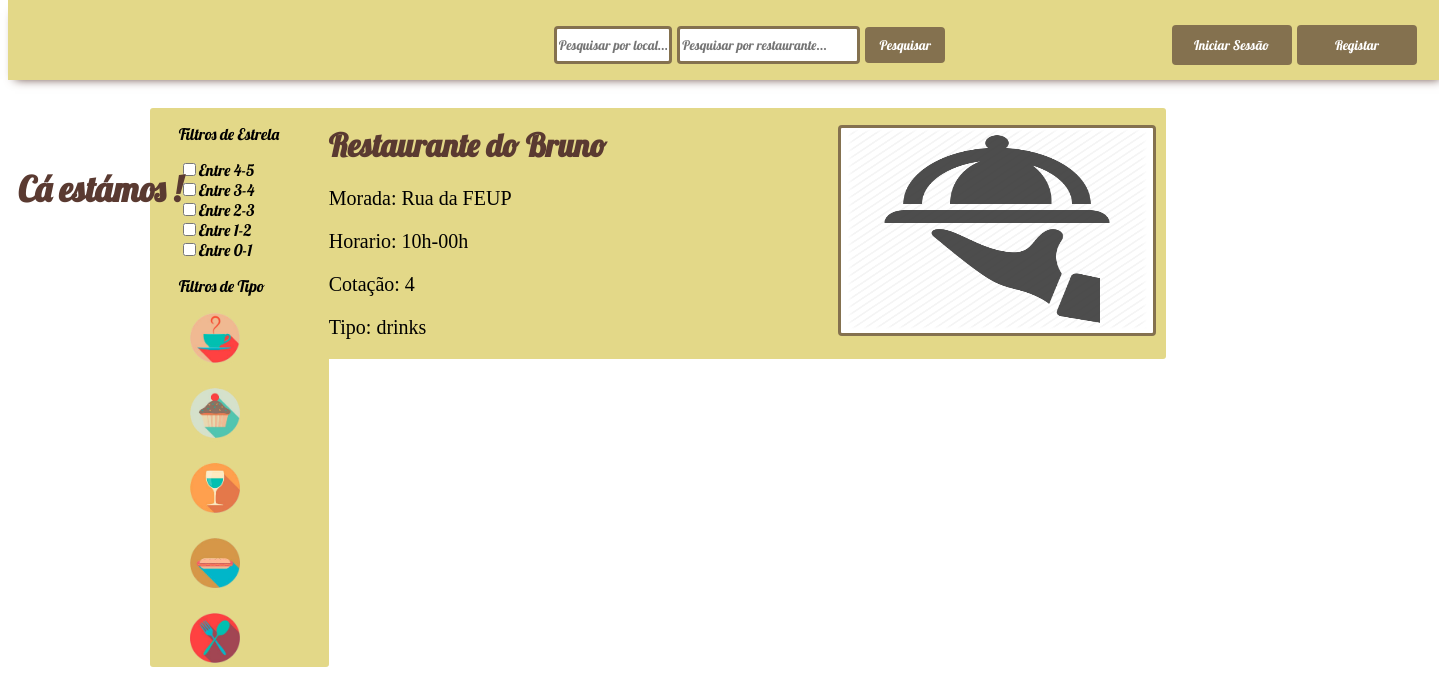
Page /pages/search_page.php on the earlier database version.
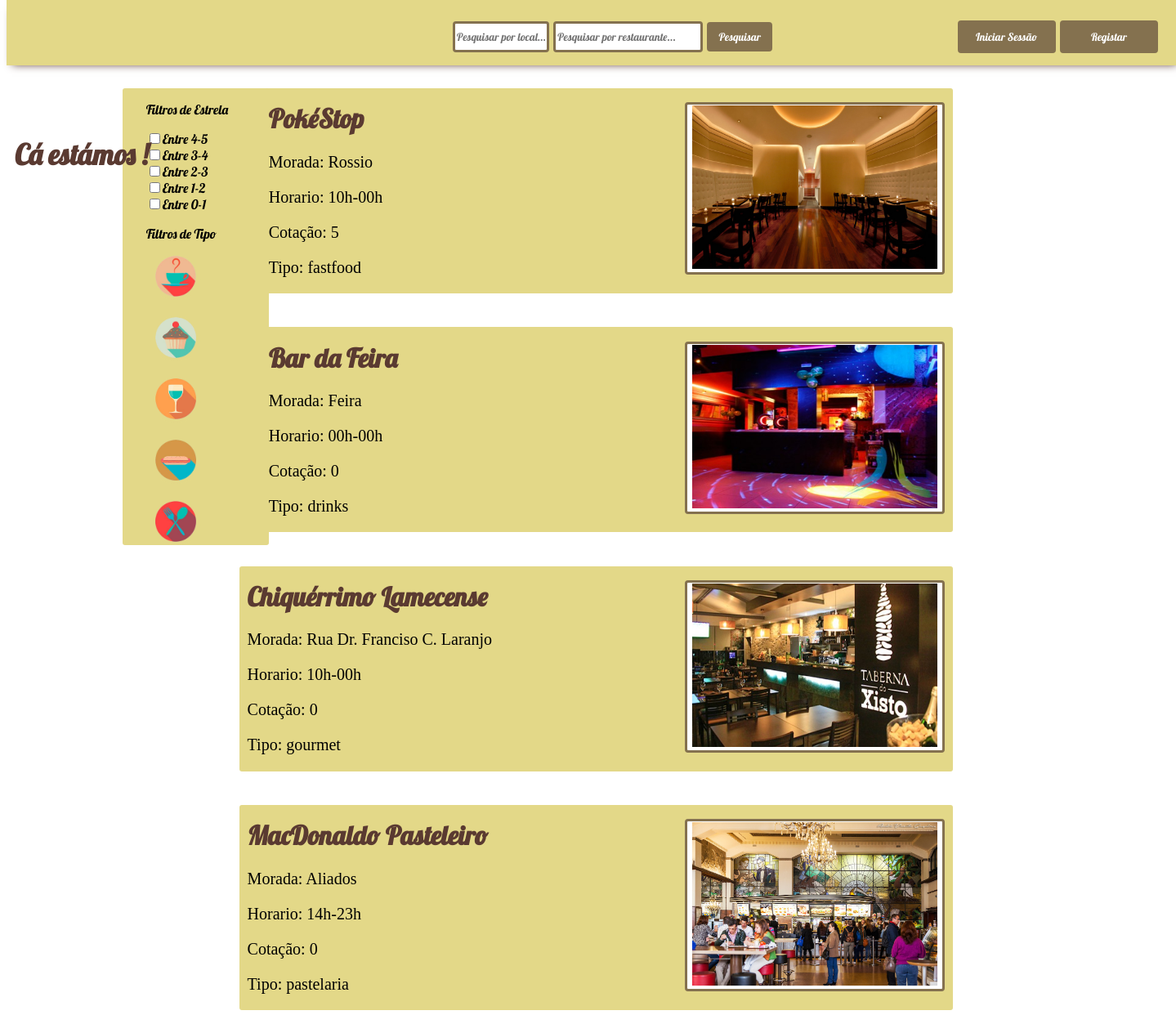
Same page on the later database version.
### tables this page shows
CREATE TABLE Restaurant(
        id INTEGER PRIMARY KEY AUTOINCREMENT,
        name VARCHAR,
        description VARCHAR,
		city VARCHAR,
        address VARCHAR,
        contacts VARCHAR,
        schedule VARCHAR,
        score FLOAT,
        numReviews INTEGER,
        sumScores INTEGER,
        owner_id INTEGER REFERENCES User,
        type VARCHAR
);

CREATE TABLE Picture(
		id INTEGER PRIMARY KEY AUTOINCREMENT,
		name VARCHAR,
		id_restaurant INTEGER REFERENCES Restaurant
);

### database/restaurant.php (called while the page is built, shortened)
<?php
include_once('connection.php');
        function getRestaurants(){
            global $db;
            $rdb=$db->prepare('SELECT * FROM Restaurant');
            $rdb->execute();
            $restaurants=$rdb->fetchAll();
            return $restaurants;
        }
		function getRestaurantPicture($id){
			global $db;
			$rdb = $db->prepare('SELECT * FROM Picture WHERE id_restaurant = :id');
			$rdb->bindParam(':id', $id, PDO::PARAM_INT);
			$rdb->execute();
			$result = $rdb->fetch();
			return $result;
		}
?>

### actions/search_page_funcs.php (the view, shortened to what this page needs)
<?php
	function filterRestaurants($rest_name, $local){
		$restaurant = ($rest_name != null && $rest_name != "" && $rest_name != " ") ? $rest_name : $_GET['restaurant'];
		$home = ($local != null && $local != "" && $local != " ") ? $local : $_GET['local'];
		if($home == null && $restaurant != null) $home = "";
		else if($restaurant == null) return null;
		$restaurants = getRestaurants();
		$return = "No restaurant found :(";
		$restaurant = strtolower($restaurant);
		$restaurants_found = getSimilarRestaurants($restaurant,$home,$restaurants,$return,true);
		return $restaurants_found;
	}
	function getRestaurantFilters($type){
		return "../res/" . $type . ".png";
	}
	function displayImage($rest,$id,$morada,$horario,$score,$type){
		$url = "../pages/restaurant_page.php?id=" . $id;
		echo '<div class="restaurants">';
		echo '<form method="get">';
		echo '<button type="submit" value="'. $id .'" name="id" formaction="'. $url . '">' ;
		$pic = getRestaurantPicture($id);
		if($pic==null)
		{
			$image_path = "../res/defaultRestaurantPhoto.png";
			echo '<img src="' . $image_path . '" alt="restaurant_pics">';
		}
		else {
			$image_path = "../database/images/" . $id . "/";
			echo '<img src="' . $image_path . $pic['name'] . '" alt="restaurant_pics">';
		}
		echo '</button></form>';
				echo '<h1>' . $rest . '</h1>';
		echo '<p> Morada: ' . $morada .  '</p>';
		echo '<p> Horario: ' . $horario . '</p>';
		echo '<p> Cotação: '. $score .  '</p>';
		echo '<p> Tipo: ' . $type . '</p>';
		echo '</div>';
		echo '<br>';
	}
	function displayAllRestaurants($local){
		$rests = getRestaurants();
		foreach($rests as $rest){
			if($local == null || $local == "" || $local == $rest['city'] || strtolower($rest['city']) == $local){
				displayImage($rest['name'],$rest['id'],$rest['address'],$rest['schedule'],$rest['score'],$rest['type']);
			}
		}
	}
?>

### pages/header.php (shortened to what this page needs)
<!DOCTYPE html>
<html>
<head>
    <link rel="stylesheet" href="../css/header.css">
    <link rel="stylesheet" href="../css/footer.css">
</head>
<body>
<header>
    <div id="top-bar">
        <div id="top-bar-elements">
            <h1>
                <a href="../pages/principal_page.php">Cá estámos !</a>
            </h1>
            <div id="search">
                <form action="search_page.php" method="get">
                    <input id="searchLocal" type="text" name="local" placeholder="Pesquisar por local..."/>
                    <input id="searchRestaurant" type="text" name="restaurant" placeholder="Pesquisar por restaurante..."/>
                    <input type="submit" value="Pesquisar">
                </form>
            </div>
            <div id="top-buttons">
                <div id="login">
                    <?php
                    if(isset($_SESSION['name']))
                    {
						include('../actions/profile_pics.php');
                        echo '<div id="user-name">';
						echo '<form method="get">';
						echo '<button type="submit" value="' . $_SESSION['id'] . '" name="id" formaction="../pages/user_profile_page.php">';
                        echo $_SESSION['name'] . '</button>';
						echo '</form>';
                        echo '</div>';
                    }
                    else{
                        echo '<div id="init_session">';
                        echo '<input type="button" value="Iniciar Sessão">';
                        echo '</div>';
                    }
                    ?>
                </div>
                <div id="logon">
                    <?php
                    if(isset($_SESSION['name']))
                    {
                        echo '<form id="form" method="post" action="../actions/sign_out.php">';
                        echo '<input type="submit" value="Sair">';
                        echo '</form>';
                    }
                    else {
                        echo '<div id="register">';
                        echo '<input type="button" value="Registar">';
                        echo '</div>';
                    }
                    ?>
                </div>
            </div>
        </div>
    </div>
</header>

### pages/search_page.php (shortened to what this page needs)
<?php
include_once('header.php');
include_once('../pages/header.php');
include_once('../actions/search_page_funcs.php');
include_once('../database/restaurant.php');
?>
<link rel="stylesheet" href="../css/search_page.css">
<link rel="stylesheet" href="../css/header.css">
<body>
	<div id="side_bar">
		<div id="checkbox_filter">
			<p> Filtros de Estrela </p>
			<form action="" id="rating">
				<input type="checkbox" name="rating" id="b5" value="5">Entre 4-5<br>
				<input type="checkbox" name="rating" id="b4" value="4">Entre 3-4<br>
				<input type="checkbox" name="rating" id="b3" value="3">Entre 2-3<br>
				<input type="checkbox" name="rating" id="b2" value="2">Entre 1-2<br>
				<input type="checkbox" name="rating" id="b1" value="1">Entre 0-1<br>
			</form>
		</div>
		<div id="types">
			<p> Filtros de Tipo </p>
			<form action="">
				<button type="button" name="cafe" onclick="changeType(cafe)">
					<?php echo '<img src="'. getRestaurantFilters("cafe") . '">'; ?>
				</button>
				<br>
				<button type="button" name="pastelaria" onclick="changeType(pastelaria)">
					<?php echo '<img src="'. getRestaurantFilters("pastelaria") . '">'; ?>
				</button>
				<br>
				<button type="button" name="drinks" onclick="changeType(drinks)">
					<?php echo '<img src="'. getRestaurantFilters("drinks") . '">'; ?>
				</button>
				<br>
				<button type="button" name="fastfood" onclick="changeType(fastfood)">
					<?php echo '<img src="'. getRestaurantFilters("fastfood") . '">'; ?>
				</button>
				<br>
				<button type="button" name="gourmet" onclick="changeType(gourmet)">
					<?php echo '<img src="'. getRestaurantFilters("gourmet") . '">'; ?>
				</button>
			</form>
 		</div>
	</div>
	<div id="down-part">
		<div id="restaurants">
			<?php
				$rests = filterRestaurants(null, null);
				if($rests === "No restaurant found :(") echo '';
				else if($rests != null || $rests != ""){
					displaySearch($rests);
				}
				else{
					$local = $_GET['local'];
					displayAllRestaurants($local);
				}
			?>
		</div>
	</div>

### css/header.css (style rules this page uses)
body { font-family: 'Lobster',sans-serif; overflow-x: hidden; background: white; }
#top-bar { background: #E3D888; height: 80px; position: fixed; top: 0; width: 100%; z-index: 10; box-shadow: 0px 6px 10px -7px #5a3a31; }
#top-bar-elements { font-size: 25px; display: flex; justify-content: space-between; }
#top-bar-elements h1 { font-size: 140%; padding-top: 10%; text-decoration: none; }
#top-bar-elements * { display: inline-block; color: #84714F; }
#top-bar-elements #login { padding-top: 25px; }
#top-bar-elements #logon { padding-right: 30px; padding-top: 25px; width: 30%; }
#top-bar-elements h1 a { float: left; padding-left: 10px; padding-bottom: 20px; color: #5a3a31; text-decoration: none; }
#top-bar-elements h1 { width: 20%; }
#top-bar-elements input[type=submit] { background-color: white; border: 3px solid #84714F; border-radius: 4px; -webkit-transition-duration: 0.2s; transition-duration: 0.2s; height: 40px; width: 120px; font-family: 'Lobster', sans-serif; color: #84714F; }
#top-bar-elements input[type=button] { background-color: #84714F; border: 3px solid #84714F; border-radius: 4px; -webkit-transition-duration: 0.2s; transition-duration: 0.2s; height: 40px; width: 120px; font-family: 'Lobster', sans-serif; color: white; }
#top-bar-elements #search { width: 50%; display: inline-block; }
#top-bar-elements #search form { margin-top: 25px; padding-left: 25%; width: 60%; }
#top-bar-elements #search input[type=text] { background-color: white; border: 3px solid #84714F; border-radius: 4px; height: 30px; min-width: 100px; font-family: 'Lobster', sans-serif; color: #84714F; }
#top-bar-elements #search #searchLocal { width: 25%; }
#top-bar-elements #search #searchRestaurant { width: 40%; }
#top-bar-elements #search input[type=submit] { background-color: #84714F; border: 3px solid #84714F; border-radius: 4px; height: 36px; width: 15%; min-width: 80px; font-family: 'Lobster', sans-serif; color: white; }

### css/search_page.css (style rules this page uses)
#side_bar { margin-top: 100px; width: 150px; float: left; background: #E3D888; border: #E3D888; border-radius: 3px; margin-left: 10%; padding-left: 2%; }
#side_bar #types button { display: block; margin-left: 5px; border-radius: 50%; background-color: #E3D888; border: none; }
#side_bar #types button img { width: 50px; height: auto; }
#down-part #restaurants { margin-top: 100px; right: 450px; width: 100%; margin-left: 20%; }
#down-part .restaurants { background: #E3D888; border: #E3D888; border-radius: 3px; padding-bottom: 1px; padding-right: 10px; padding-left: 10px; height: 250px; width: 60%; }
#down-part .restaurants h1 { padding-top: 2%; color: #5A3A31; }
#down-part .restaurants p { font-size: 20px; font-family: 'Bree Serif', serif; }
#down-part #restaurants .restaurants button { border: 3px solid #84714F; border-radius: 4px; background-color: white; color: #84714F; float: right; margin-top: 2%; }
#down-part #restaurants .restaurants button img { width: 300px; height: 200px; }

Differences in the rows shown:
added restaurant: $id 1 (drawn), picture.name (picture), name "PokéStop", address "Rossio", schedule "10h-00h", score "5", type "fastfood"
changed restaurant "drinks": name "Restaurante do Bruno" → "Bar da Feira"; address "Rua da FEUP" → "Feira"; schedule "10h-00h" → "00h-00h"; score "4" → "0"
added restaurant: $id 3 (drawn), picture.name (picture), name "Chiquérrimo Lamecense", address "Rua Dr. Franciso C. Laranjo", schedule "10h-00h", score "0", type "gourmet"
added restaurant: $id 4 (drawn), picture.name (picture), name "MacDonaldo Pasteleiro", address "Aliados", schedule "14h-23h", score "0", type "pastelaria"
